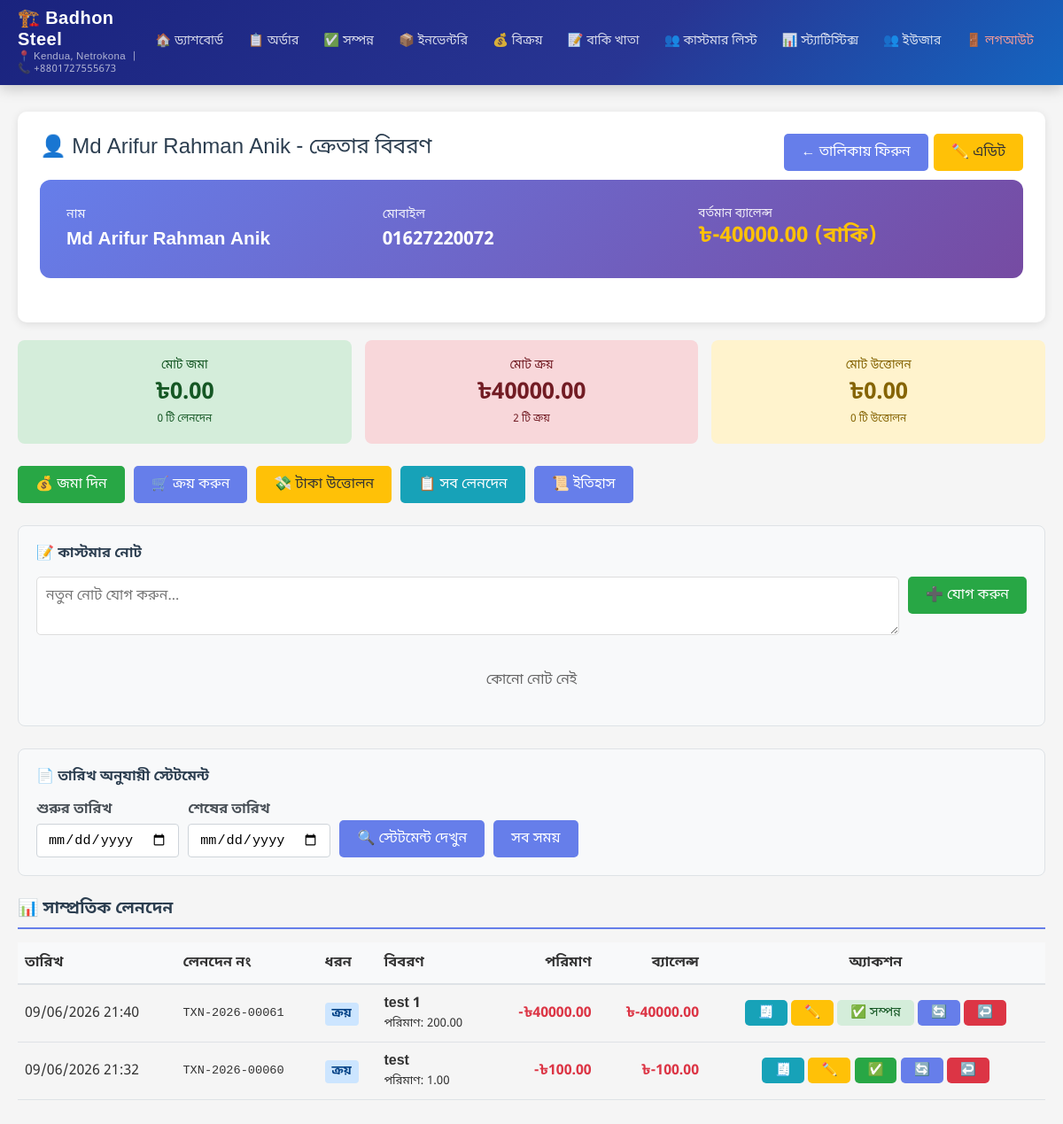
Page /admin-panel/transactions/customers/56/ (signed in) on the earlier database version.
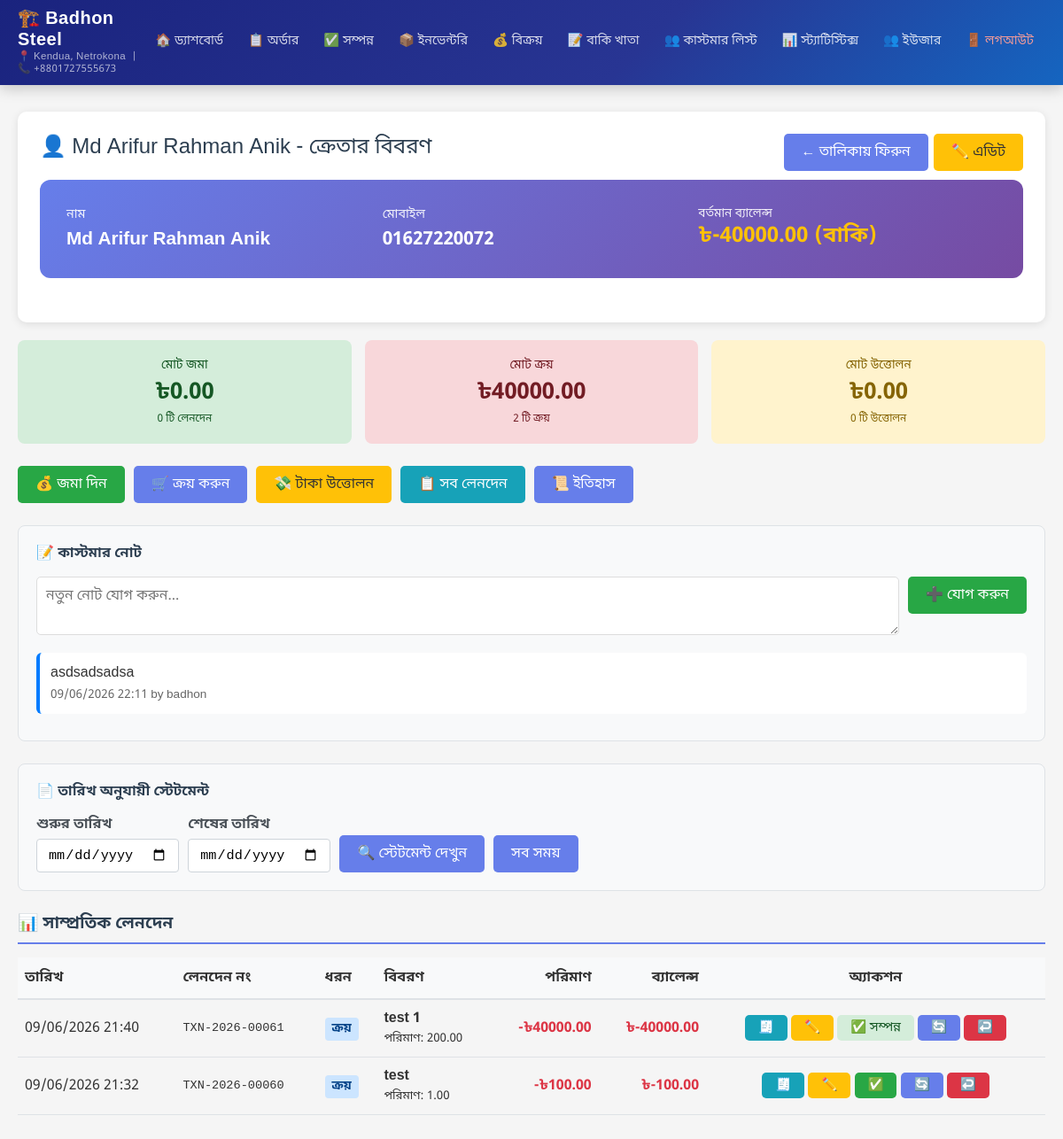
Same page on the later database version.
### transactions/models.py (models this page shows, shortened)
class Transaction(models.Model):
    TRANSACTION_TYPE_CHOICES = [
        ('submission', 'Submission (Deposit)'),
        ('purchase', 'Purchase'),
        ('withdrawal', 'Withdrawal'),
        ('adjustment', 'Adjustment'),
        ('reversal', 'Reversal'),
    ]
    STATUS_CHOICES = [
        ('pending', 'চলমান'),
        ('ready', 'প্রস্তুত'),
        ('completed', 'সম্পন্ন'),
        ('cancelled', 'বাতিল'),
    ]
    DELIVERY_STATUS_CHOICES = [
        ('not_delivered', 'ডেলিভারি হয়নি'),
        ('delivered', 'ডেলিভারি সম্পন্ন'),
    ]
    is_edited = models.BooleanField(default=False, verbose_name='Is Edited')
    original_transaction = models.ForeignKey('self', on_delete=models.SET_NULL, null=True, blank=True,
                                             related_name='edited_versions', verbose_name='Original Transaction')
    transaction_number = models.CharField(max_length=50, unique=True, verbose_name='Transaction Number', editable=False)
    customer = models.ForeignKey('Customer', on_delete=models.PROTECT, related_name='transactions', verbose_name='Customer')
    transaction_type = models.CharField(max_length=20, choices=TRANSACTION_TYPE_CHOICES, verbose_name='Transaction Type')
    amount = models.DecimalField(max_digits=10, decimal_places=2, verbose_name='Amount')
    balance_before = models.DecimalField(max_digits=10, decimal_places=2, verbose_name='Balance Before', default=0)
    balance_after = models.DecimalField(max_digits=10, decimal_places=2, verbose_name='Balance After', default=0)
    item_name = models.CharField(max_length=200, verbose_name='Item Name', blank=True)
    item_description = models.TextField(verbose_name='Item Description', blank=True)
    item_quantity = models.DecimalField(max_digits=10, decimal_places=2, verbose_name='Quantity', null=True, blank=True)
    item_unit_price = models.DecimalField(max_digits=10, decimal_places=2, verbose_name='Unit Price', null=True, blank=True)
    inventory_product = models.ForeignKey('shop.InventoryProduct', on_delete=models.SET_NULL, null=True, blank=True,
                                          verbose_name='Inventory Product')
    item_discount_percentage = models.DecimalField(max_digits=5, decimal_places=2, default=0, verbose_name='Item Discount (%)')
    item_discount_amount = models.DecimalField(max_digits=10, decimal_places=2, default=0, verbose_name='Item Discount Amount')
    total_discount_percentage = models.DecimalField(max_digits=5, decimal_places=2, default=0, verbose_name='Total Discount (%)')
    total_discount_amount = models.DecimalField(max_digits=10, decimal_places=2, default=0, verbose_name='Total Discount Amount')
    gross_amount = models.DecimalField(max_digits=10, decimal_places=2, default=0, verbose_name='Gross Amount')
    status = models.CharField(max_length=20, choices=STATUS_CHOICES, default='pending', verbose_name='Order Status')
    delivery_status = models.CharField(max_length=20, choices=DELIVERY_STATUS_CHOICES, default='not_delivered', verbose_name='Delivery Status')
    notes = models.TextField(verbose_name='Notes', blank=True)
    order_date = models.DateField(default=timezone.now, verbose_name='Order Date')
    delivery_date = models.DateField(null=True, blank=True, verbose_name='Delivery Date')
    payment_date = models.DateField(null=True, blank=True, verbose_name='Payment Due Date')
    reverses_transaction = models.ForeignKey('self', on_delete=models.SET_NULL, null=True, blank=True,
                                             related_name='reversed_by_transactions', verbose_name='Reversed Transaction')
    is_reversed = models.BooleanField(default=False, verbose_name='Is Reversed')
    created_by = models.ForeignKey('auth.User', on_delete=models.SET_NULL, null=True, blank=True, verbose_name='Created By')
    created_at = models.DateTimeField(auto_now_add=True, verbose_name='Created At')
    updated_at = models.DateTimeField(auto_now=True, verbose_name='Updated At')
    class Meta:
        verbose_name = 'Transaction'
        verbose_name_plural = 'Transactions'
        ordering = ['-created_at']
        indexes = [
            models.Index(fields=['customer', '-created_at']),
            models.Index(fields=['transaction_type', 'status']),
            models.Index(fields=['transaction_number']),
        ]

class CustomerNote(models.Model):
    customer = models.ForeignKey(Customer, on_delete=models.CASCADE, related_name='notes', verbose_name='Customer')
    note = models.TextField(verbose_name='Note')
    created_by = models.ForeignKey('auth.User', on_delete=models.SET_NULL, null=True, blank=True, verbose_name='Created By')
    created_at = models.DateTimeField(auto_now_add=True, verbose_name='Created At')
    updated_at = models.DateTimeField(auto_now=True, verbose_name='Updated At')
    is_dismissed_from_dashboard = models.BooleanField(default=False, verbose_name='Dismissed from Dashboard')
    class Meta:
        verbose_name = 'Customer Note'
        verbose_name_plural = 'Customer Notes'
        ordering = ['-created_at']

### transactions/views.py (the view)
# urls.py: path('customers/<int:pk>/', views.customer_detail, name='customer_detail'),
@login_required
def customer_detail(request, pk):
    customer = get_object_or_404(Customer, pk=pk)
    transactions = customer.transactions.all().order_by('-created_at')
    submission_count = transactions.filter(transaction_type='submission').count()
    purchase_count = transactions.filter(transaction_type='purchase').count()
    withdrawal_count = transactions.filter(transaction_type='withdrawal').count()
    context = {
        'customer': customer,
        'transactions': transactions[:10],  # Show last 10
        'total_transactions': transactions.count(),
        'submission_count': submission_count,
        'purchase_count': purchase_count,
        'withdrawal_count': withdrawal_count,
    }
    return render(request, 'transactions/customer_detail.html', context)

### transactions/models.py (called while the page is built)
    @property
    def total_submitted(self):
        from django.db.models import Sum
        result = self.transactions.filter(
            transaction_type='submission',
            status='completed'
        ).aggregate(total=Sum('amount'))
        return result['total'] or 0

    @property
    def total_purchased(self):
        from django.db.models import Sum
        result = self.transactions.filter(
            transaction_type='purchase',
            status='completed'
        ).aggregate(total=Sum('amount'))
        return abs(result['total'] or 0)

    @property
    def total_withdrawn(self):
        from django.db.models import Sum
        result = self.transactions.filter(
            transaction_type='withdrawal',
            status='completed'
        ).aggregate(total=Sum('amount'))
        return abs(result['total'] or 0)

### transactions/templates/transactions/customer_detail.html (shortened to what the changed rows need)
{% extends 'admin_panel/base.html' %}
{% load static %}
{% block content %}
    <div id="notes-section" style="background: #f8f9fa; padding: 20px; border-radius: 8px; margin-bottom: 25px; border: 1px solid #dee2e6;">
        {% if customer.notes.all %}
        <div style="max-height: 400px; overflow-y: auto;">
            {% for note in customer.notes.all %}
            <div style="background: white; padding: 12px; border-radius: 6px; margin-bottom: 10px; border-left: 4px solid #007bff;">
                <div style="margin-bottom: 5px;">{{ note.note }}</div>
                <div style="font-size: 0.85rem; color: #666;">
                    {{ note.created_at|date:"d/m/Y H:i" }}
                    {% if note.created_by %}by {{ note.created_by.username }}{% endif %}
                </div>
            </div>
            {% endfor %}
        </div>
        {% else %}
        <div style="text-align: center; padding: 20px; color: #666;">
            <p>কোনো নোট নেই</p>
        </div>
        {% endif %}
    </div>
    {% if transactions %}
    <div style="overflow-x: auto;">
        <table style="width: 100%; border-collapse: collapse;">
            <thead>
                <tr style="background-color: #f8f9fa; border-bottom: 2px solid #dee2e6;">
                    <th style="padding: 12px 8px; text-align: left; font-weight: 600;">তারিখ</th>
                    <th style="padding: 12px 8px; text-align: left; font-weight: 600;">লেনদেন নং</th>
                    <th style="padding: 12px 8px; text-align: left; font-weight: 600;">ধরন</th>
                    <th style="padding: 12px 8px; text-align: left; font-weight: 600;">বিবরণ</th>
                    <th style="padding: 12px 8px; text-align: right; font-weight: 600;">পরিমাণ</th>
                    <th style="padding: 12px 8px; text-align: right; font-weight: 600;">ব্যালেন্স</th>
                    <th style="padding: 12px 8px; text-align: center; font-weight: 600;">অ্যাকশন</th>
                </tr>
            </thead>
            <tbody>
                {% for txn in transactions %}
                <tr style="border-bottom: 1px solid #dee2e6; {% if txn.is_reversed %}opacity: 0.5; background: #f8f9fa;{% endif %}">
                    <td style="padding: 10px 8px;">{{ txn.created_at|date:"d/m/Y H:i" }}</td>
                    <td style="padding: 10px 8px; font-family: monospace; font-size: 0.85rem;">{{ txn.transaction_number }}</td>
                    <td style="padding: 10px 8px;">
                        {% if txn.transaction_type == 'submission' %}
                        <span style="padding: 4px 8px; border-radius: 4px; background: #d4edda; color: #155724; font-weight: 600; font-size: 0.85rem;">জমা</span>
                        {% elif txn.transaction_type == 'purchase' %}
                        <span style="padding: 4px 8px; border-radius: 4px; background: #cce5ff; color: #004085; font-weight: 600; font-size: 0.85rem;">ক্রয়</span>
                        {% elif txn.transaction_type == 'withdrawal' %}
                        <span style="padding: 4px 8px; border-radius: 4px; background: #fff3cd; color: #856404; font-weight: 600; font-size: 0.85rem;">উত্তোলন</span>
                        {% elif txn.transaction_type == 'reversal' %}
                        <span style="padding: 4px 8px; border-radius: 4px; background: #f8d7da; color: #721c24; font-weight: 600; font-size: 0.85rem;">বাতিল</span>
                        {% else %}
                        <span style="padding: 4px 8px; border-radius: 4px; background: #e2e3e5; color: #383d41; font-weight: 600; font-size: 0.85rem;">{{ txn.get_transaction_type_display }}</span>
                        {% endif %}
                    </td>
                    <td style="padding: 10px 8px;">
                        {% if txn.transaction_type == 'purchase' %}
                            <strong>{{ txn.item_name }}</strong>
                            {% if txn.item_quantity %}<br><small>পরিমাণ: {{ txn.item_quantity }}</small>{% endif %}
                        {% elif txn.notes %}
                            {{ txn.notes|truncatewords:10 }}
                        {% else %}
                            -
                        {% endif %}
                    </td>
                    <td style="padding: 10px 8px; text-align: right; font-weight: 700;">
                        {% if txn.transaction_type == 'submission' %}
                        <span style="color: #28a745;">+৳{{ txn.amount|floatformat:2 }}</span>
                        {% elif txn.transaction_type == 'purchase' or txn.transaction_type == 'withdrawal' %}
                        <span style="color: #dc3545;">-৳{{ txn.amount|floatformat:2 }}</span>
                        {% elif txn.transaction_type == 'reversal' %}
                            {% if txn.reverses_transaction.transaction_type == 'submission' %}
                            <span style="color: #dc3545;">-৳{{ txn.amount|floatformat:2 }}</span>
                            {% else %}
                            <span style="color: #28a745;">+৳{{ txn.amount|floatformat:2 }}</span>
                            {% endif %}
                        {% else %}
                        ৳{{ txn.amount|floatformat:2 }}
                        {% endif %}
                    </td>
                    <td style="padding: 10px 8px; text-align: right; font-weight: 700;">
                        {% if txn.balance_after >= 0 %}
                        <span style="color: #28a745;">৳{{ txn.balance_after|floatformat:2 }}</span>
                        {% else %}
                        <span style="color: #dc3545;">৳-{{ txn.balance_after|floatformat:2|slice:"1:" }}</span>
                        {% endif %}
                    </td>
                    <td style="padding: 10px 8px; text-align: center;">
                        <a href="{% url 'transactions:transaction_voucher' pk=txn.pk %}" class="btn btn-sm btn-info" title="ভাউচার দেখুন">🧾</a>
                        {% if txn.transaction_type == 'purchase' and not txn.is_reversed %}
                        <a href="{% url 'transactions:transaction_edit' pk=txn.pk %}" class="btn btn-sm btn-warning" title="সম্পাদনা করুন">✏️</a>
                        {% if txn.delivery_status != 'delivered' %}
                        <a href="{% url 'transactions:transaction_complete' pk=txn.pk %}" class="btn btn-sm btn-success" title="সম্পন্ন করুন" onclick="return confirm('এই অর্ডার সম্পন্ন করতে চান?')">✅</a>
                        {% else %}
                        <span class="btn btn-sm" style="background: #d4edda; color: #155724; cursor: default;" title="ডেলিভারি সম্পন্ন">✅ সম্পন্ন</span>
                        {% endif %}
                        <button onclick="toggleStatusForm({{ txn.pk }})" class="btn btn-sm btn-primary" title="স্ট্যাটাস আপডেট করুন">🔄</button>
                        {% endif %}
                        {% if not txn.is_reversed %}
                        <a href="{% url 'transactions:transaction_reverse' pk=txn.pk %}" class="btn btn-sm btn-danger" title="বাতিল করুন" onclick="return confirm('এই লেনদেন বাতিল করতে চান?')">↩️</a>
                        {% endif %}
                    </td>
                </tr>
                {% endfor %}
            </tbody>
        </table>
    </div>
    {% endif %}
</div>
{% endblock %}

Differences in the rows shown:
added CustomerNote: note "asdsadsadsa", created_at "09/06/2026 22:11", created_by.username "badhon"
Other differences:
text no longer shown: "কোনো নোট নেই"
